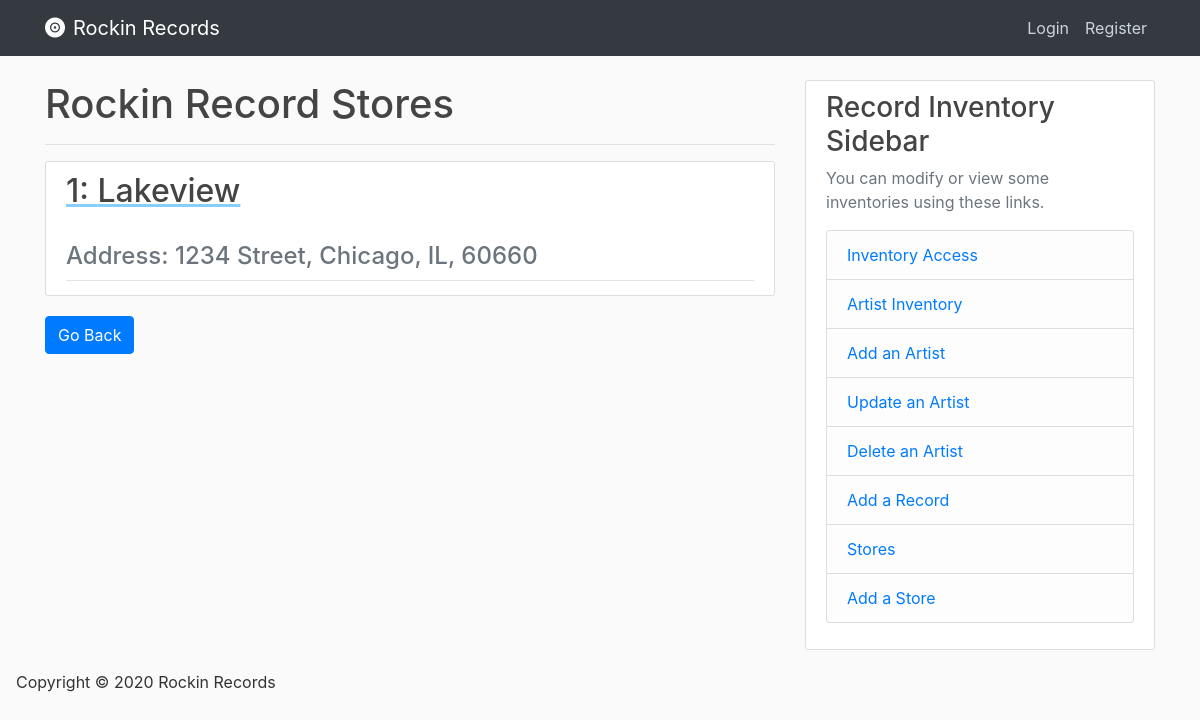
Page /stores on the earlier database version.
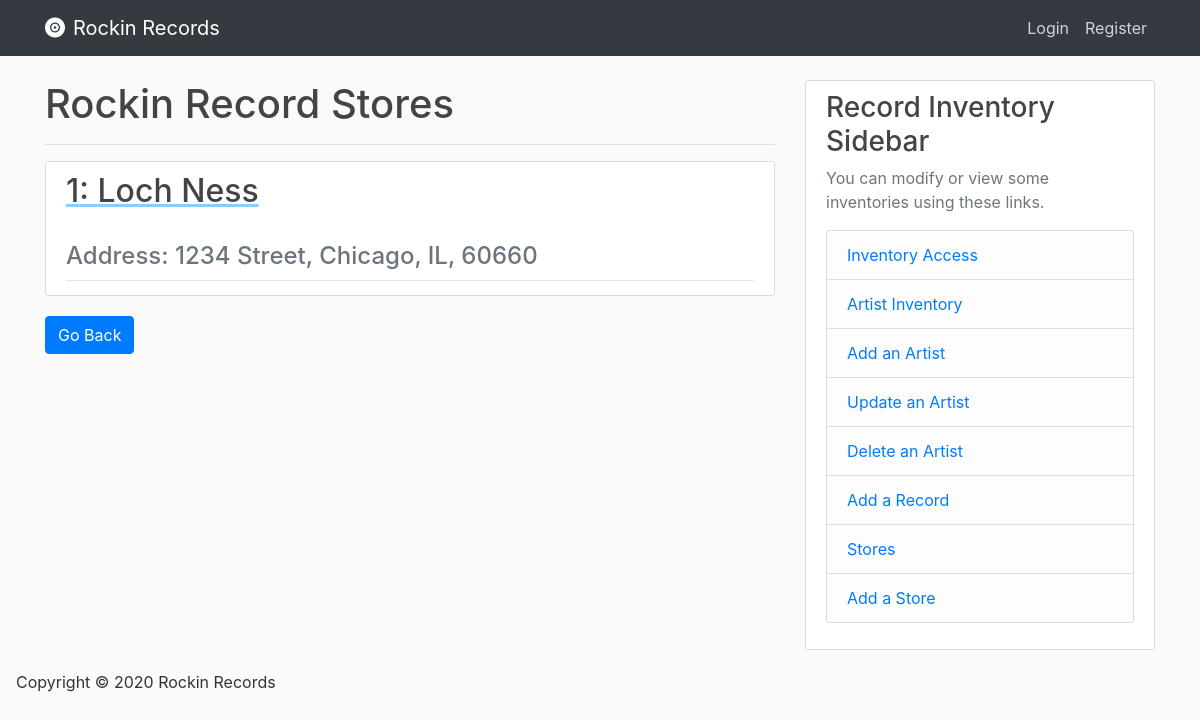
Same page on the later database version.
### database/models.py (models this page shows)
class Stores(db.Model):
    store_id = db.Column(db.Integer, primary_key=True, nullable=False, autoincrement="auto")
    store_name = db.Column(db.String, nullable=False)
    street_address = db.Column(db.String(120), nullable=False)
    city_address = db.Column(db.String(120), nullable=False)
    state_address = db.Column(db.String(120), nullable=False)
    zip_address = db.Column(db.String(120), nullable=False)

### database/routes.py (the view)
@app.route('/stores')
def stores():
    stores = Stores.query.all()
    return render_template('stores.html', stores=stores)

### database/Templates/stores.html
{% extends "index.html" %}
{% block content %}
    <h1> Rockin Record Stores </h1>
    <hr>
    {% for store in stores %}
        <article class="media content-section">
            <div class="media-body">
                <div class="article-metadata">
                    <a class="mr-2" href="{{url_for('store', store_id=store.store_id)}}" style="text-decoration: underline; text-decoration-color: lightskyblue;" >
                    <h2> {{ store['store_id'] }}: {{ store['store_name'] }} </h2>
                    </a>
                    <h4 class="text-muted"> Address: {{ store['street_address'] }}, {{ store['city_address'] }}, {{ store['state_address']}}, {{ store['zip_address'] }}</h4>
                </div>
          </div>
        </article>
     {% endfor %}
     <div>
        <a href="{{ url_for('home') }} ">
          <button class='btn btn-primary'>
              Go Back
          </button>
        </a>
     </div>
{% endblock content %}

### database/Templates/index.html (shortened to what this page needs)
<!DOCTYPE html>
<html lang="en">
<head>
	<link rel="stylesheet" href="https://stackpath.bootstrapcdn.com/bootstrap/4.4.1/css/bootstrap.min.css">
    <link rel="stylesheet" href="{{ url_for('static', filename='css/main.css') }}">
</head>
<body>
    <header class="site-header">
      <nav class="navbar navbar-expand-md navbar-dark bg-dark fixed-top">
        <div class="container">
          <a class="navbar-brand mr-4" href="/"><i class="fas fa-record-vinyl mr-2"></i>Rockin Records</a>
          <div class="collapse navbar-collapse" id="navbarToggle">
            <div class="navbar-nav">
              {% if current_user.is_authenticated %}
                <a class="nav-item nav-link" href="{{ url_for('account') }}">Account</a>
                <a class="nav-item nav-link" href="{{ url_for('logout') }}">Logout</a>
              {% else %}
                <a class="nav-item nav-link" href="{{ url_for('login') }}">Login</a>
                <a class="nav-item nav-link" href="{{ url_for('register') }}">Register</a>
              {% endif %}
            </div>
          </div>
        </div>
      </nav>
    </header>
    <main role="main" class="container">
      <div class="row">
        <div class="col-md-8">
          {% block content %}{% endblock %}
        </div>
        <div class="col-md-4">
          <div class="content-section">
            <h3>Record Inventory Sidebar</h3>
            <p class='text-muted'> You can modify or view some inventories using these links.
              <ul class="list-group">
                <li class="list-group-item list-group-item-light">
                  <a href="{{ url_for('inventory_access') }} ">
                    Inventory Access
                  </a>
                </li>
                <li class="list-group-item list-group-item-light">
                    <a href="{{ url_for('artist_inventory') }} ">
                        Artist Inventory
                      </a>
                </li>
                <li class="list-group-item list-group-item-light">
                    <a href="{{ url_for('artist_inventory_add') }} ">
                        Add an Artist
                      </a>
                </li>
                <li class="list-group-item list-group-item-light">
                    <a href="{{ url_for('artist_inventory_update') }} ">
                        Update an Artist
                      </a>
                </li>
                <li class="list-group-item list-group-item-light">
                    <a href="{{ url_for('artist_inventory_delete') }} ">
                        Delete an Artist
                      </a>
                </li>
                <li class="list-group-item list-group-item-light">
                    <a href="{{ url_for('add_record') }} ">
                        Add a Record
                      </a>
                </li>
                <li class="list-group-item list-group-item-light">
                    <a href="{{ url_for('stores') }} ">
                        Stores
                    </a>
                </li>
              <li class="list-group-item list-group-item-light">
                    <a href="{{ url_for('add_store') }} ">
                        Add a Store
                    </a>
                </li>
              </ul>
            </p>
          </div>
        </div>
      </div>
    </main>
    <footer>
        <section class="ml-3"id="main-footer">
            <p>Copyright &copy; 2020 Rockin Records</p>
        </section>
    </footer>
</body>
</html>

### database/static/css/main.css (style rules this page uses)
body { background: #fafafa; color: #333333; margin-top: 5rem; }
h1, h2, h3, h4, h5, h6 { color: #444444; }
.site-header .navbar-nav .nav-link { color: #cbd5db; }
.content-section { background: #ffffff; padding: 10px 20px; border: 1px solid #dddddd; border-radius: 3px; margin-bottom: 20px; }
.article-metadata { padding-bottom: 1px; margin-bottom: 4px; border-bottom: 1px solid #e3e3e3 }

Differences in the rows shown:
changed Stores "1234 Street": store_name "Lakeview" → "Loch Ness"
